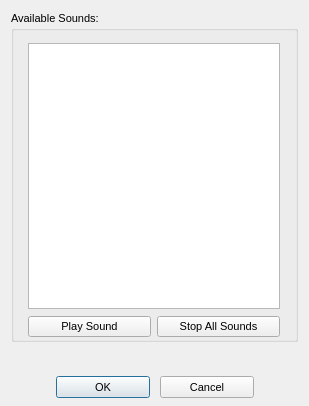
<?xml version="1.0"?>
<ui version="4.0">
  <class>DallasSoundDialog</class>
  <widget class="QDialog" name="IDD_DALLAS_SOUND_DIALOG">
    <property name="geometry">
      <rect>
        <x>0</x>
        <y>0</y>
        <width>309</width>
        <height>406</height>
      </rect>
    </property>
    <property name="windowTitle">
      <string>Sound Selection Prompt</string>
    </property>
    <property name="font">
      <font>
        <family>Liberation Sans</family>
        <pointsize>8</pointsize>
        <bold>false</bold>
        <italic>false</italic>
      </font>
    </property>
    <property name="enabled">
      <bool>true</bool>
    </property>
    <property name="windowFlags">
      <set>Qt::Dialog|Qt::WindowCloseButtonHint</set>
    </property>
    <property name="minimumSize">
      <size>
        <width>309</width>
        <height>406</height>
      </size>
    </property>
    <property name="maximumSize">
      <size>
        <width>309</width>
        <height>406</height>
      </size>
    </property>
    <widget class="QGroupBox" name="IDC_STATIC">
      <property name="geometry">
        <rect>
          <x>11</x>
          <y>11</y>
          <width>287</width>
          <height>331</height>
        </rect>
      </property>
      <property name="title">
        <string>Available Sounds:</string>
      </property>
      <property name="visible">
        <bool>true</bool>
      </property>
      <property name="enabled">
        <bool>true</bool>
      </property>
      <property name="flat">
        <bool>false</bool>
      </property>
      <widget class="QListWidget" name="IDC_SOUND_LIST">
        <property name="geometry">
          <rect>
            <x>17</x>
            <y>32</y>
            <width>252</width>
            <height>266</height>
          </rect>
        </property>
        <property name="visible">
          <bool>true</bool>
        </property>
        <property name="enabled">
          <bool>true</bool>
        </property>
        <property name="selectionMode">
          <enum>QAbstractItemView::SingleSelection</enum>
        </property>
      </widget>
      <widget class="QPushButton" name="IDC_PLAY_SOUND_BUTTON">
        <property name="geometry">
          <rect>
            <x>17</x>
            <y>305</y>
            <width>123</width>
            <height>21</height>
          </rect>
        </property>
        <property name="text">
          <string>Play Sound</string>
        </property>
        <property name="visible">
          <bool>true</bool>
        </property>
        <property name="enabled">
          <bool>true</bool>
        </property>
        <property name="default">
          <bool>false</bool>
        </property>
        <property name="autoDefault">
          <bool>false</bool>
        </property>
      </widget>
      <widget class="QPushButton" name="IDC_STOP_SOUNDS_BUTTON">
        <property name="geometry">
          <rect>
            <x>146</x>
            <y>305</y>
            <width>123</width>
            <height>21</height>
          </rect>
        </property>
        <property name="text">
          <string>Stop All Sounds</string>
        </property>
        <property name="visible">
          <bool>true</bool>
        </property>
        <property name="enabled">
          <bool>true</bool>
        </property>
        <property name="default">
          <bool>false</bool>
        </property>
        <property name="autoDefault">
          <bool>false</bool>
        </property>
      </widget>
    </widget>
    <widget class="QPushButton" name="IDOK">
      <property name="geometry">
        <rect>
          <x>56</x>
          <y>376</y>
          <width>94</width>
          <height>22</height>
        </rect>
      </property>
      <property name="text">
        <string>OK</string>
      </property>
      <property name="visible">
        <bool>true</bool>
      </property>
      <property name="enabled">
        <bool>true</bool>
      </property>
      <property name="default">
        <bool>true</bool>
      </property>
      <property name="autoDefault">
        <bool>true</bool>
      </property>
    </widget>
    <widget class="QPushButton" name="IDCANCEL">
      <property name="geometry">
        <rect>
          <x>160</x>
          <y>376</y>
          <width>94</width>
          <height>22</height>
        </rect>
      </property>
      <property name="text">
        <string>Cancel</string>
      </property>
      <property name="visible">
        <bool>true</bool>
      </property>
      <property name="enabled">
        <bool>true</bool>
      </property>
      <property name="default">
        <bool>false</bool>
      </property>
      <property name="autoDefault">
        <bool>false</bool>
      </property>
    </widget>
  </widget>
</ui>
